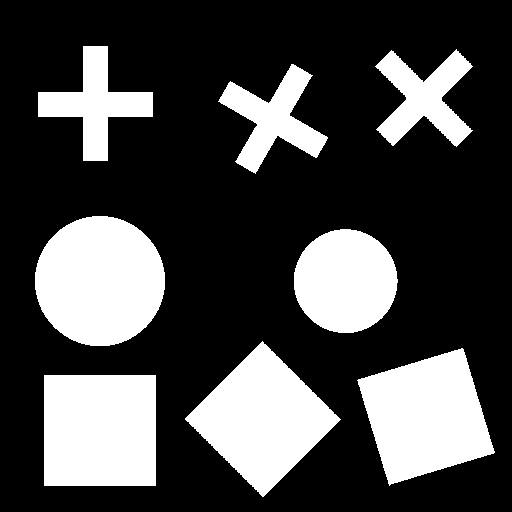
%> input picture lab11 - Indeksacja. Klasyfikacja obiektow/resources/shapes.png, 512 x 512 px
$ octave --eval "result = C_wykrycie_kwadratow(imread('resources/shapes.png'));"   (GNU Octave 9; MATLAB toolbox functions it lacks are replaced by stand-ins)
%> lines starting %> are read from the running program, lines starting %| are printed output that depends on the picture
function [I_z_kwadratami] = C_wykrycie_kwadratow(I)

    I_po_indeksacji = bwlabel(I, 4);
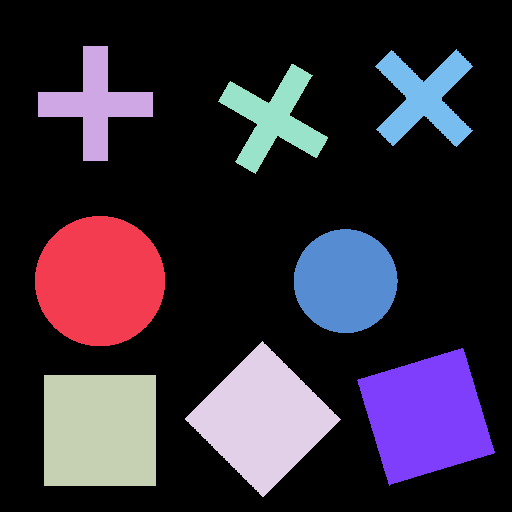
%> I_po_indeksacji: size 512x512 double; 9 distinct labels, from 0 to 8; one colour per label, 0 black
    addpath('./resources/');

    r = regionprops(I_po_indeksacji,'Centroid');
%> r = 8 regions; Centroid: [100.5 281.6], [96 104.4], [100.5 431], [263.3 419.7], [274.1 119.6], [346.1 281.7], [426.5 417], [424.8 98.7]
    for i=1:length(r)
       text(r(i).Centroid(1),r(i).Centroid(2), ['\color{magenta}', num2str(i)]);
    end
%> this loop made 8 passes
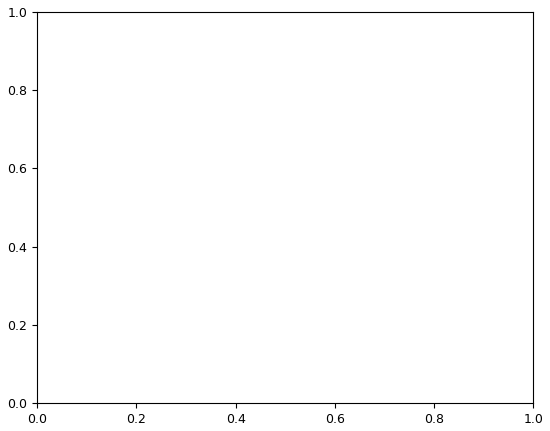
%> figure redrawn from the program's plot data

%> (the run ends here)
